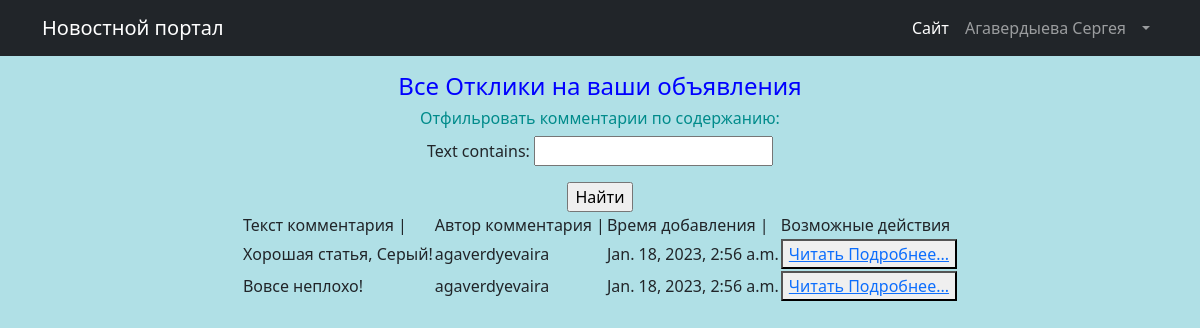
The page /posts/personal/comments/ (signed in) on the database its author committed.
### PostBoard/models.py (models this page shows, shortened)
class Comment(models.Model):
    post = models.ForeignKey(to = Post,on_delete = models.CASCADE)
    user = models.ForeignKey(to = User,on_delete = models.CASCADE)
    text = models.TextField()
    time_in = models.DateTimeField(default = timezone.now())
    rating = models.IntegerField(default = 0)
    def get_absolute_url(self):
        return reverse('comment_detail',args = [str(self.id)])

### PostBoard/views.py (the view)
# urls.py: path('personal/comments/',CommentList.as_view(),name = 'all_comments'),
class CommentList(ListView):
    model = Comment
    template_name = 'protect/comment_list_all.html'
    paginate_by = 10
    def get_queryset(self):
        queryset = super().get_queryset()
        self.filterset = CommentFilter(self.request.GET,queryset)
        return self.filterset.qs
    def get_context_data(self,**kwargs):
        context = super().get_context_data(**kwargs)
        context['filterset'] = self.filterset
        context['comments'] = Comment.objects.filter(post__author_post__user = self.request.user)
        return context

### templates/protect/comment_list_all.html (shortened to what this page needs)
{% include 'flatpages/default.html' %}
{% block content %}
<center>
    <h4 style = color:blue>
        Все Отклики на ваши объявления
    </h4>
    <h6 style = color:darkcyan>
        Отфильровать комментарии по содержанию:
    </h6>
    <form action = '' method = 'get'>
        {{filterset.form.as_p}}
        <input type = 'submit' value = 'Найти'>
    </form>
    <table>
            <tr>
                <td>
                    Текст комментария |
                </td>
                <td>
                    Автор комментария |
                </td>
                <td>
                    Время добавления |
                </td>
                <td>
                    Возможные действия
                </td>
            </tr>
        {% for comment in comments%}
            <tr>
                <td>
                    {{comment.text|truncatewords:10}}
                </td>
                <td>
                    {{comment.user.username}}
                </td>
                <td>
                    {{comment.time_in}}
                </td>
                <td>
                    <button><a href = '{{comment.get_absolute_url}}'>Читать Подробнее...</a></button>
                </td>
            </tr>
        {% endfor %}
    </table>
</center>
{% endblock content %}

### templates/flatpages/default.html (style rules this page uses)
body { background-color: grey; }

### templates/protect/comment_list_all.html (style rules this page uses)
body { background-color: powderblue }

### rows shown on the page
Comment: text "Хорошая статья, Серый!", user.username "agaverdyevaira", time_in "Jan. 18, 2023, 2:56 a.m."
Comment: text "Вовсе неплохо!", user.username "agaverdyevaira", time_in "Jan. 18, 2023, 2:56 a.m."
